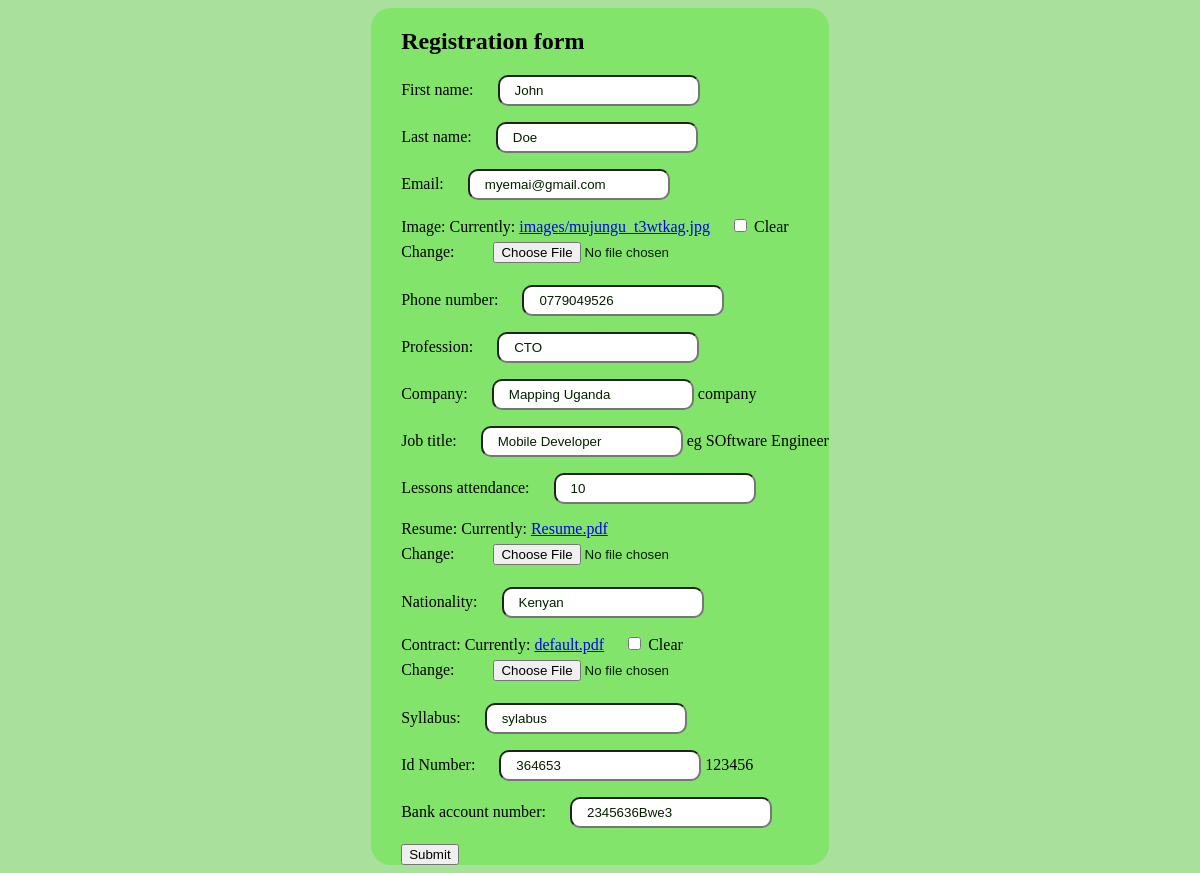
Page /trainer/edit/3/ on the committed database.
### trainer/models.py (models this page shows, shortened)
class Trainer(models.Model):
    first_name=models.CharField(max_length=15)
    last_name=models.CharField(max_length=15)
    email=models.EmailField(default='myemai@gmail.com')
    bank_account_number=models.CharField(max_length=20, blank=True, null=True)
    image=models.ImageField(upload_to='images', blank=True, null=True)
    phone_number=models.CharField(max_length=15, blank=True, null=True)
    profession=models.CharField(max_length=15, default='CTO', blank=True, null=True)
    company=models.CharField(max_length=15, help_text='company', blank=True, null=True)
    job_title=models.CharField(max_length=25, help_text='eg SOftware Engineer', blank=True, null=True)
    lessons_attendance=models.CharField(max_length=15,  blank=True, null=True)
    resume=models.FileField(default='Resume.pdf')
    nationality=models.CharField(max_length=15,  blank=True, null=True)
    contract=models.FileField( blank=True, null=True)
    syllabus=models.CharField(max_length=15, default='sylabus', blank=True, null=True)
    id_Number=models.CharField(max_length=20, help_text='123456', blank=True, null=True)
    bank_account_number=models.CharField(max_length=20)

### trainer/views.py (the view)
# urls.py: path('edit/<int:id>/', edit_trainer, name='edit_trainer'),
def edit_trainer(request, id):
    trainer= Trainer.objects.get(id=id)
    if request.method=='POST':
        form= TrainerRegistrationForm(request.POST, instance=trainer)
        if form.is_valid:
            form.save()
    else:
        form=TrainerRegistrationForm(instance=trainer)
        return render(request, 'edit_trainer.html',  {'form':form})
    return redirect(trainer_list)

### trainer/forms.py
class TrainerRegistrationForm(forms.ModelForm):
    class Meta:
        model=Trainer
        fields="__all__"

### trainer/templates/edit_trainer.html (shortened to what this page needs)
{%load static%}
<!DOCTYPE html>
<html lang="en">
<head>
</head>
<body>
    <form method="POST">
        <h2>Registration form</h2>
        {{form.as_p}}
      <button>Submit</button>
    </form>
</body>
</html>

### trainer/templates/edit_trainer.html (style rules this page uses)
* { box-sizing: border-box; }
body { background-color: rgb(169, 224, 155); display: flex; flex-direction: column; align-items: center; justify-content: center; }
form { background-color: rgb(130, 228, 106); border-radius: 20px; padding-left: 30px; }
input { padding: 6px; padding-left: 15px; margin-left: 20px; color: rgb(6, 31, 0); border-radius: 10px; }

### rows in the picture
Trainer: first_name "John", last_name "Doe", email "myemai@gmail.com", phone_number "0779049526", profession "CTO", company "Mapping Uganda", job_title "Mobile Developer", lessons_attendance "10", nationality "Kenyan", syllabus "sylabus", id_Number "364653", bank_account_number "2345636Bwe3"
